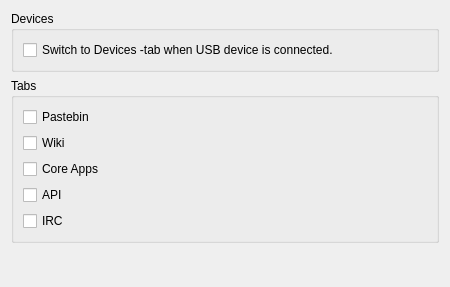
<?xml version="1.0" encoding="UTF-8"?>
<ui version="4.0">
 <class>UbuntuSettingsWidget</class>
 <widget class="QWidget" name="UbuntuSettingsWidget">
  <property name="geometry">
   <rect>
    <x>0</x>
    <y>0</y>
    <width>450</width>
    <height>287</height>
   </rect>
  </property>
  <property name="windowTitle">
   <string>Form</string>
  </property>
  <layout class="QVBoxLayout" name="verticalLayout_2">
   <item>
    <widget class="QGroupBox" name="groupBox_2">
     <property name="title">
      <string>Devices</string>
     </property>
     <layout class="QVBoxLayout" name="verticalLayout_3">
      <item>
       <widget class="QCheckBox" name="checkBox_mode_devices_autotoggle">
        <property name="text">
         <string>Switch to Devices -tab when USB device is connected.</string>
        </property>
       </widget>
      </item>
     </layout>
    </widget>
   </item>
   <item>
    <widget class="QGroupBox" name="groupBox">
     <property name="title">
      <string>Tabs</string>
     </property>
     <layout class="QVBoxLayout" name="verticalLayout">
      <item>
       <widget class="QCheckBox" name="checkBox_mode_pastebin">
        <property name="text">
         <string>Pastebin</string>
        </property>
       </widget>
      </item>
      <item>
       <widget class="QCheckBox" name="checkBox_mode_wiki">
        <property name="text">
         <string>Wiki</string>
        </property>
       </widget>
      </item>
      <item>
       <widget class="QCheckBox" name="checkBox_mode_coreapps">
        <property name="text">
         <string>Core Apps</string>
        </property>
       </widget>
      </item>
      <item>
       <widget class="QCheckBox" name="checkBox_mode_api">
        <property name="text">
         <string>API</string>
        </property>
       </widget>
      </item>
      <item>
       <widget class="QCheckBox" name="checkBox_mode_irc">
        <property name="text">
         <string>IRC</string>
        </property>
       </widget>
      </item>
     </layout>
    </widget>
   </item>
   <item>
    <spacer name="verticalSpacer">
     <property name="orientation">
      <enum>Qt::Vertical</enum>
     </property>
     <property name="sizeHint" stdset="0">
      <size>
       <width>20</width>
       <height>11</height>
      </size>
     </property>
    </spacer>
   </item>
  </layout>
 </widget>
 <resources/>
 <connections/>
</ui>
